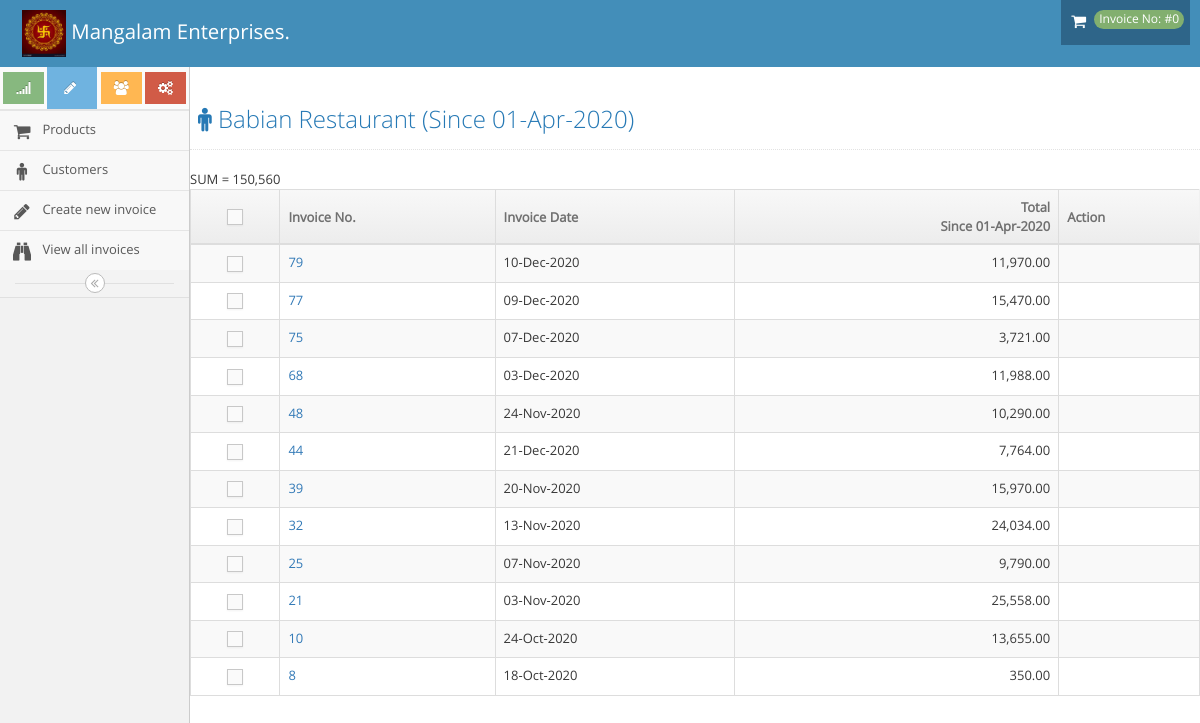
Screenshot of /customer/getCustomerDetails/23 with the database file from the repository.
### tables this page shows
CREATE TABLE `customer` (
  `id` int(11) NOT NULL,
  `name` varchar(200) NOT NULL,
  `email` varchar(100) NOT NULL,
  `contact` varchar(20) NOT NULL,
  `address` longtext NOT NULL,
  `pincode` varchar(10) NOT NULL,
  `city` varchar(100) NOT NULL,
  `state` varchar(100) NOT NULL,
  `gst_no` varchar(100) NOT NULL,
  `pan` varchar(19) DEFAULT NULL
);

CREATE TABLE `invoice` (
  `id` int(11) NOT NULL,
  `customer_id` int(11) NOT NULL,
  `created_at` datetime NOT NULL DEFAULT CURRENT_TIMESTAMP,
  `invoice_no` int(11) NOT NULL,
  `date` date DEFAULT NULL,
  `total` float DEFAULT NULL,
  `locked` int(11) NOT NULL DEFAULT '0'
);

### application/helpers/functions_helper.php (called while the page is built, shortened)
<?php
function date_converter($dt=null) {
          return date('d-M-Y',strtotime($dt));
}
function financial_yr_start(){
  $yr = date('Y');
  return $yr.'-04-01';
}
function _getAdminLoadView($template_name, $data = array()) {
          $CI = & get_instance();
          $CI->load->view('header', $data);
          $CI->load->view($template_name, $data);
}
?>

### application/controllers/customer.php (called while the page is built, shortened)
<?php
class Customer extends CI_Controller {
	public function getCustomerDetails($id){
		$data['inv_data'] = $this->Invoice_Model->getAllInvoicesOfCustomer($id);
		_getAdminLoadView('invoice_of_customer',$data);
	}
}

### index.php (called while the page is built, shortened)
<?php
require_once BASEPATH.'core/CodeIgniter.php';

### application/models/Invoice_Model.php (called while the page is built, shortened)
<?php
class Invoice_Model extends CI_Model {
  public function getAllInvoicesOfCustomer($cust_id=0){
    $q = "SELECT c.id,i.*,i.id as iid,i.date as idate,c.name,c.gst_no FROM `invoice` as i left join customer as c on c.id=i.`customer_id` where total is not null and c.id =".$cust_id;
    $date1 = financial_yr_start();
    $q .= " and i.created_at >= '".$date1."'";
     $q .=" order by i.invoice_no DESC";
    $data = $this->db->query($q);
    return ($data->result_array());
  }
}

### application/views/invoice_of_customer.php (the view, shortened to what this page needs)
<div class="page-content">
					</div>
						<div class="page-header">
							<h1>
								<i class="menu-icon fa fa-male"></i>
								<?php echo $inv_data[0]['name'].'      (Since '.date_converter(financial_yr_start()).')' ;?>
							</h1>
						</div>
						<div class="row">
									<div class="col-xs-12">
										<div class="clearfix">
										</div>
										<div>
											<table id="dynamic-table" class="table table-striped table-bordered table-hover">
												<thead>
													<tr>
														<th class="center">
															<label class="pos-rel">
																<span class="lbl"></span>
															</label>
														</th>
														<th>Invoice No.</th>
														<th>Invoice Date</th>
														<th class="amount">Total<br> <?php echo 'Since '.date_converter(financial_yr_start());?> </th>
														<th>Action</th>
													</tr>
												</thead>
												<tbody>
													<?php
													$sum = 0;
													foreach((array)$inv_data as $em){
                    ?>
													<a href="<?php echo base_url('invoice/view_invoice/').$em['iid']?>"><tr></a>
														<td class="center">
															<label class="pos-rel">
																<span class="lbl"></span>
															</label>
														</td>
														<td style"font-size:26px"><a href="<?php echo base_url('invoice/view_invoice/').$em['iid']?>"><?php echo $em['invoice_no']?></a>   </td>
														<td><?php echo date_converter($em['idate']); ?></td>
														<td class="amount"><?php echo number_format($em['total'],2)?></td>
														<td>
														</td>
												<?php $sum+= $em['total']; }  echo 'SUM = '.number_format($sum); ?>
												</tbody>
												</table>
											</div>
										</div>
									</div>
								</div>
							</div>
						</div>
					</div>

### rows the page displays
customer: name "Babian Restaurant"
invoice: invoice_no "79", date "10-Dec-2020", total "11,970.00"
invoice: invoice_no "77", date "09-Dec-2020", total "15,470.00"
invoice: invoice_no "75", date "07-Dec-2020", total "3,721.00"
invoice: invoice_no "68", date "03-Dec-2020", total "11,988.00"
invoice: invoice_no "48", date "24-Nov-2020", total "10,290.00"
invoice: invoice_no "44", date "21-Dec-2020", total "7,764.00"
invoice: invoice_no "39", date "20-Nov-2020", total "15,970.00"
invoice: invoice_no "32", date "13-Nov-2020", total "24,034.00"
invoice: invoice_no "25", date "07-Nov-2020", total "9,790.00"
invoice: invoice_no "21", date "03-Nov-2020", total "25,558.00"
invoice: invoice_no "10", date "24-Oct-2020", total "13,655.00"
invoice: invoice_no "8", date "18-Oct-2020", total "350.00"

### other values shown
$inv "#0"
date_converter(financial_yr_start()) "01-Apr-2020"
